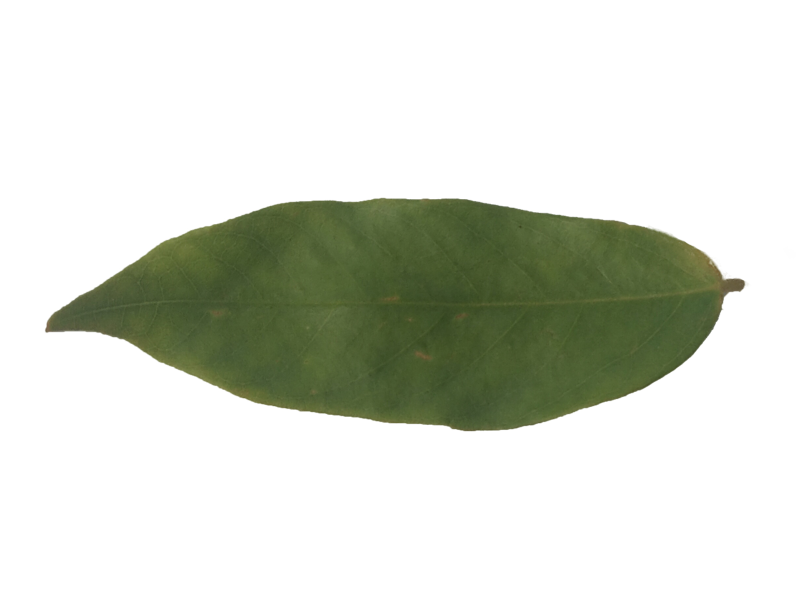
#> input picture dataset/belimbing wuluh/001.jpg, 1600 x 1200 px, found by its file name (shown at 1/2 size)
$ jupyter execute --allow-errors Image_enhancement.ipynb
#> lines starting #> are read from the running program, lines starting #| are printed output that depends on the picture; after the words box and inside, x2 and y2 are one past the last pixel; in counts of white or black regions, pixels touching at a corner belong together
[cell 1]
import cv2

[cell 2]
#membaca image
image =cv2.imread("001.jpg")
#> image is the input picture: shape (1200, 1600, 3); mean B, G, R 207.4, 217.6, 213.9

[cell 3]
print(image)
#> (printed output is left out)

[cell 4]
#menampilkan image
cv2.imshow('001', image)
cv2.waitKey(0)
cv2.destroyAllWindows()

[cell 5]
print(image.shape)
#| (1200, 1600, 3)

[cell 6]
#mengakses nilai di pixel x=100, y=20
(b, g, r) = image[20, 100]
#> b = 255; g = 255; r = 255
print("blue = ",b)
#| blue =  255
print("green = ",g)
#| green =  255
print("red = ",r)
#| red =  255

[cell 7]
#crop image
im_crop = image[100:660, 100:380]
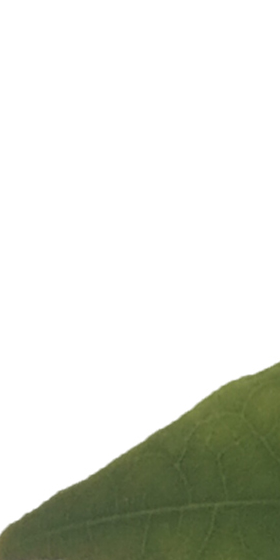
#> im_crop: shape (560, 280, 3); mean B, G, R 213.4, 221.8, 219.2

cv2.imshow('crop', im_crop)
cv2.waitKey(0)
cv2.destroyAllWindows()
print(im_crop.shape)
#| (560, 280, 3)

[cell 8]
#copy image
cp_image = image.copy()
print(cp_image.shape)
#| (1200, 1600, 3)

#> (a cell that did not finish here is left out)

[cell 10]
#resize image (ignore aspect ratio)
im_resized = cv2.resize(image, (400,400))
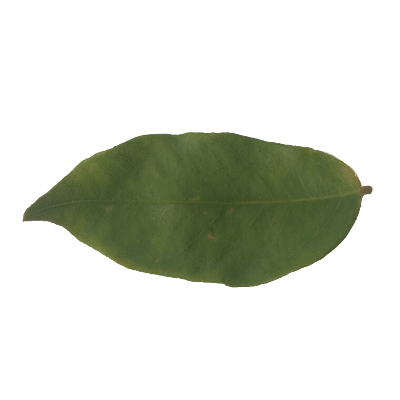
#> im_resized: shape (400, 400, 3); mean B, G, R 207.5, 217.7, 214

cv2.imshow('im_resized', im_resized)
cv2.waitKey(0)
cv2.destroyAllWindows()

[cell 11]
#resize image (mempertahankan aspect ratio)
r = 400/image.shape[1]
#> r = 0.25
dim = (400, int(image.shape[0]*r))
#> dim = (400, 300)
im_resized = cv2.resize(image, dim)
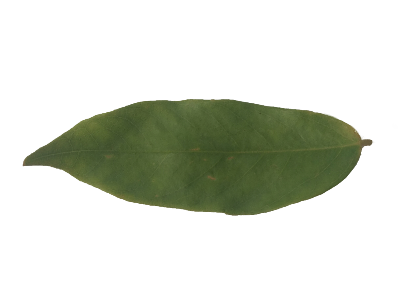
#> im_resized: shape (300, 400, 3); mean B, G, R 207.4, 217.6, 213.9

cv2.imshow('im_resized', im_resized)
cv2.waitKey(0)
cv2.destroyAllWindows()

[cell 12]
#rotating
(h, w) = image.shape[:2]
#> h = 1200; w = 1600
center = (w/2, h/2)
#> center = (800, 600)

M = cv2.getRotationMatrix2D(center, 180, 1.0)
rotated = cv2.warpAffine(image, M, (w,h))
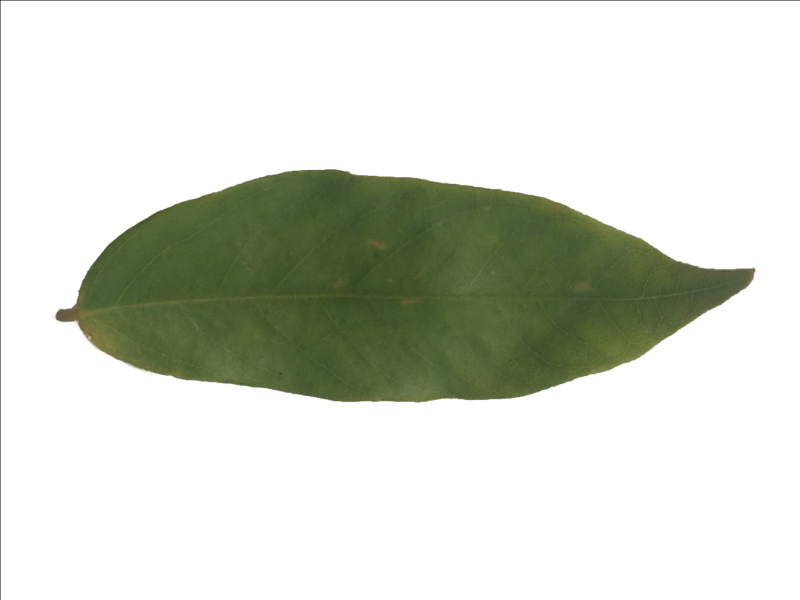
#> rotated: shape (1200, 1600, 3) (shown at 1/2 size); mean B, G, R 207, 217.2, 213.5


cv2.imshow('rotate', rotated)
cv2.waitKey(0)
cv2.destroyAllWindows()

[cell 13]
#menyimpan image
cv2.imwrite("Datasetedit/rotate.png", rotated)
#> Out = True

[cell 14]
#adjust image contrast
import numpy as np
im_adjusted = cv2.addWeighted(image, 1, np.zeros(image.shape, image.dtype), 0, 15)

cv2.imshow('Original Image', image)
cv2.imshow('Adjusted Image', im_adjusted)
cv2.waitKey(0)
cv2.destroyAllWindows()

[cell 15]
#detect edges
im_edges = cv2.Canny(im_resized, 100, 200)
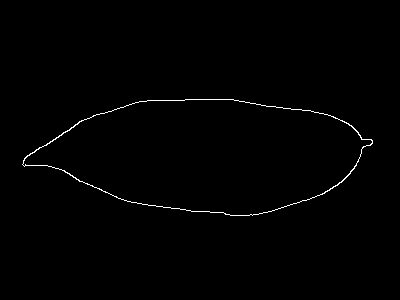
#> im_edges: shape (300, 400); 0.69% white in thin lines or dots, all inside (x1, y1, x2, y2) = (22, 99, 373, 216)

cv2.imshow('Original Image', im_resized)
cv2.imshow('Adjusted Image', im_edges)
cv2.waitKey(0)
cv2.destroyAllWindows()

[cell 16]
#convert image to grayscale
im_gray = cv2.cvtColor(im_resized, cv2.COLOR_BGR2GRAY)
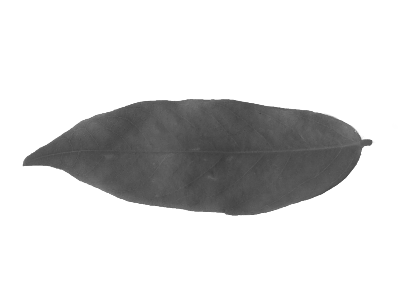
#> im_gray: shape (300, 400); min 60, max 255, mean 215.4

cv2.imshow('Original Image', im_resized)
cv2.imshow('Grayscale Image', im_gray)
cv2.waitKey(0)
cv2.destroyAllWindows()

[cell 17]
#get all files in a folder
import glob

imdir = 'Datasetedit/belimbingwuluh/'
ext = ['jpg']

files = []
[files.extend(glob.glob(imdir + '*.'+ e)) for e in ext]

images = [cv2.imread(files) for files in files]

#adjust contrast to all and save to diff loc
i = 1
for img in images:
    im_adjusted = cv2.addWeighted(img, 1, np.zeros(img.shape, img.dtype), 0, 15)
    im_name = "Datasetedit/belimbingwuluh/contrast/"+"0" + str(i) + ".jpg"
    cv2.imwrite(im_name, im_adjusted)
    i+=1
#> after the loop, i = 1

$ run again, with dataset/belimbing wuluh/004.jpg copied over dataset/belimbing wuluh/001.jpg
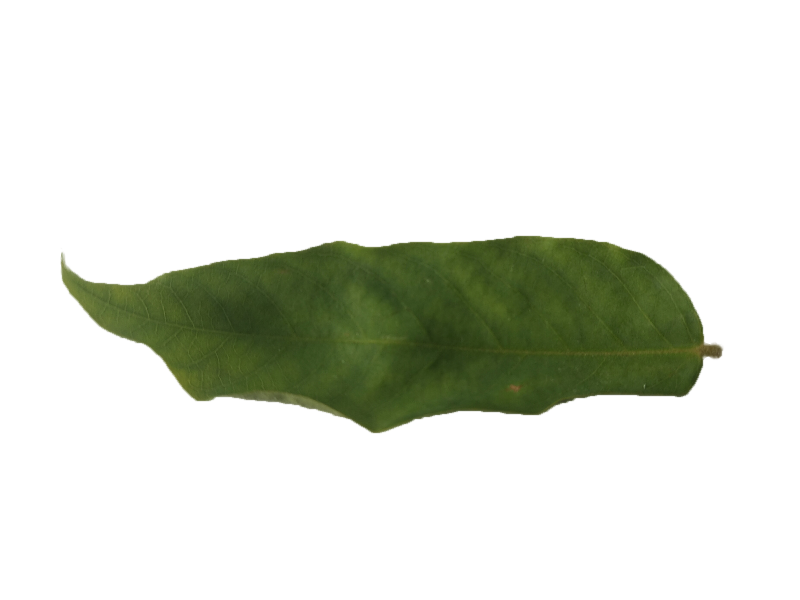
#> input picture dataset/belimbing wuluh/004.jpg, 1600 x 1200 px, found by its file name (shown at 1/2 size)
#> image is the input picture: shape (1200, 1600, 3); mean B, G, R 214.5, 223.8, 220.3
#> (printed output is left out)
#| (1200, 1600, 3)
#> `(b, g, r) = image[20, 100]`: b = 255
#| blue =  255
#| green =  255
#| red =  255
#| (560, 280, 3)
#| (1200, 1600, 3)
#> Out = True
#> `im_edges = cv2.Canny(im_resized, 100, 200)`:
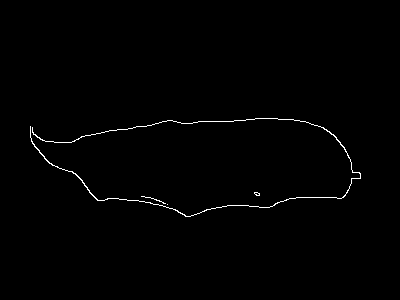
#> im_edges: shape (300, 400); 0.72% white in thin lines or dots, all inside (x1, y1, x2, y2) = (30, 118, 361, 217)
#> `im_gray = cv2.cvtColor(im_resized, cv2.COLOR_BGR2GRAY)`:
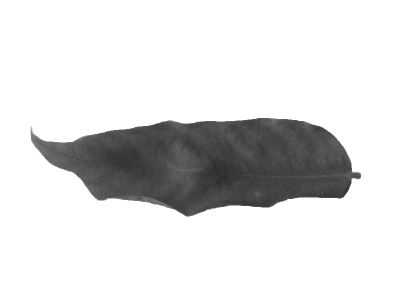
#> im_gray: shape (300, 400); min 42, max 255, mean 221.7
#> after the loop `for img in images:`: i = 1

$ run again, with dataset/belimbing wuluh/006.jpg copied over dataset/belimbing wuluh/001.jpg
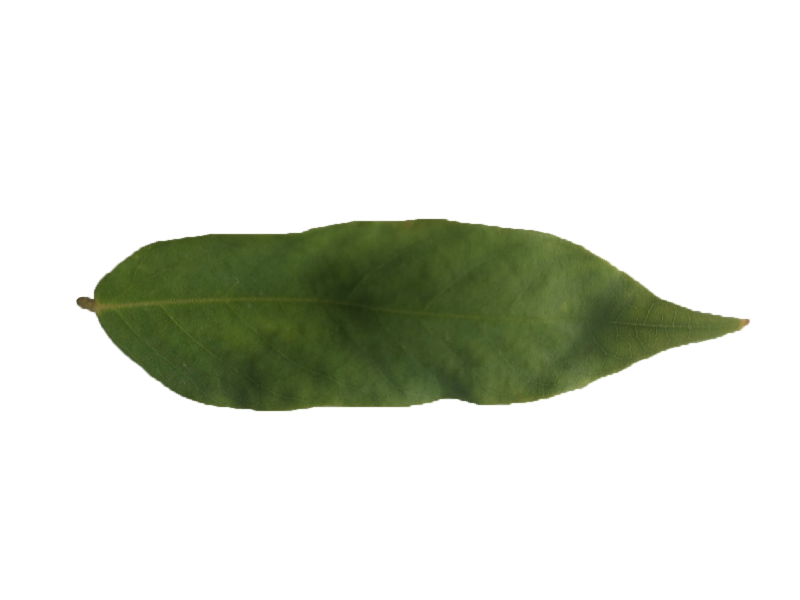
#> input picture dataset/belimbing wuluh/006.jpg, 1600 x 1200 px, found by its file name (shown at 1/2 size)
#> image is the input picture: shape (1200, 1600, 3); mean B, G, R 214.6, 223.8, 220.4
#> (printed output is left out)
#| (1200, 1600, 3)
#> `(b, g, r) = image[20, 100]`: b = 255
#| blue =  255
#| green =  255
#| red =  255
#| (560, 280, 3)
#| (1200, 1600, 3)
#> Out = True
#> `im_edges = cv2.Canny(im_resized, 100, 200)`:
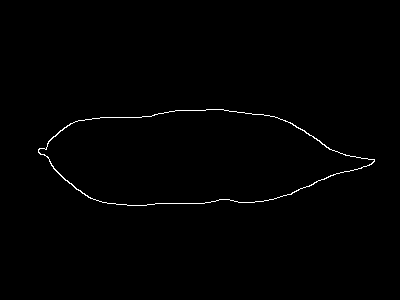
#> im_edges: shape (300, 400); 0.66% white in thin lines or dots, all inside (x1, y1, x2, y2) = (38, 109, 375, 206)
#> `im_gray = cv2.cvtColor(im_resized, cv2.COLOR_BGR2GRAY)`:
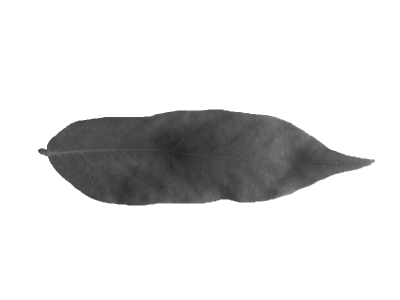
#> im_gray: shape (300, 400); min 38, max 255, mean 221.7
#> after the loop `for img in images:`: i = 1
